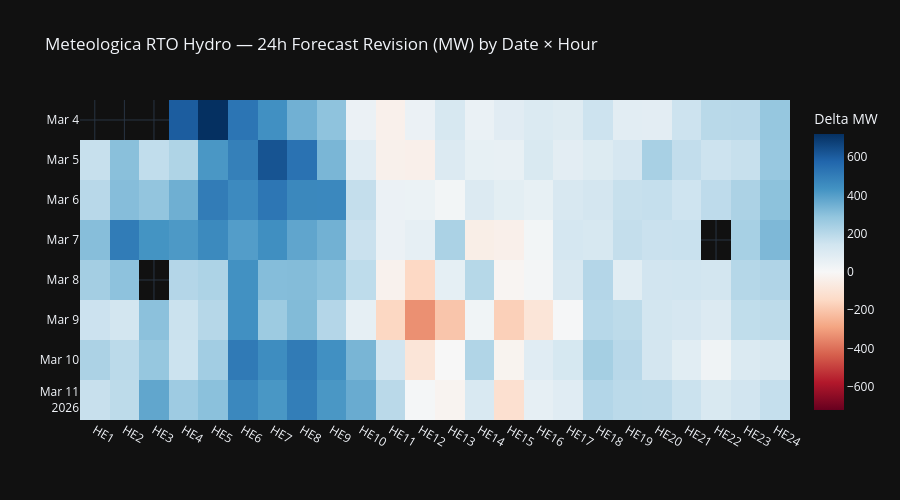

The notebook cell saved with this chart:
### Code cell
# Heatmap: 24h delta across all dates x hours
pivot_24h = df.pivot_table(
    index="forecast_date", columns="hour_ending", values="delta_24h",
)

fig = px.imshow(
    pivot_24h.values,
    x=[f"HE{int(c)}" for c in pivot_24h.columns],
    y=[str(d) for d in pivot_24h.index],
    color_continuous_scale="RdBu",
    color_continuous_midpoint=0,
    aspect="auto",
    title="Meteologica RTO Hydro — 24h Forecast Revision (MW) by Date × Hour",
    labels={"color": "Delta MW"},
    template="plotly_dark",
)
fig.update_layout(height=500)
fig.show()

### Figure 1 — Plotly figure (JSON) as saved in the notebook; plotly's stock layout.template omitted (floating-point values rounded to 4 significant figures; data arrays with more than 128 entries replaced by an {"elided": "..."} marker saying what was removed)
{"data": [{"coloraxis": "coloraxis", "hovertemplate": "x: %{x}<br>y: %{y}<br>Delta MW: %{z}<extra></extra>", "name": "0", "type": "heatmap", "x": ["HE1", "HE2", "HE3", "HE4", "HE5", "HE6", "HE7", "HE8", "HE9", "HE10", "HE11", "HE12", "HE13", "HE14", "HE15", "HE16", "HE17", "HE18", "HE19", "HE20", "HE21", "HE22", "HE23", "HE24"], "xaxis": "x", "y": ["2026-03-04", "2026-03-05", "2026-03-06", "2026-03-07", "2026-03-08", "2026-03-09", "2026-03-10", "2026-03-11"], "yaxis": "y", "z": {"elided": "8x24 float values"}}], "layout": {"coloraxis": {"cmid": 0, "colorbar": {"title": {"text": "Delta MW"}}, "colorscale": [[0, "rgb(103,0,31)"], [0.1, "rgb(178,24,43)"], [0.2, "rgb(214,96,77)"], [0.3, "rgb(244,165,130)"], [0.4, "rgb(253,219,199)"], [0.5, "rgb(247,247,247)"], [0.6, "rgb(209,229,240)"], [0.7, "rgb(146,197,222)"], [0.8, "rgb(67,147,195)"], [0.9, "rgb(33,102,172)"], [1, "rgb(5,48,97)"]]}, "height": 500, "title": {"text": "Meteologica RTO Hydro — 24h Forecast Revision (MW) by Date × Hour"}, "xaxis": {"anchor": "y", "domain": [0, 1]}, "yaxis": {"anchor": "x", "autorange": "reversed", "domain": [0, 1]}}}
